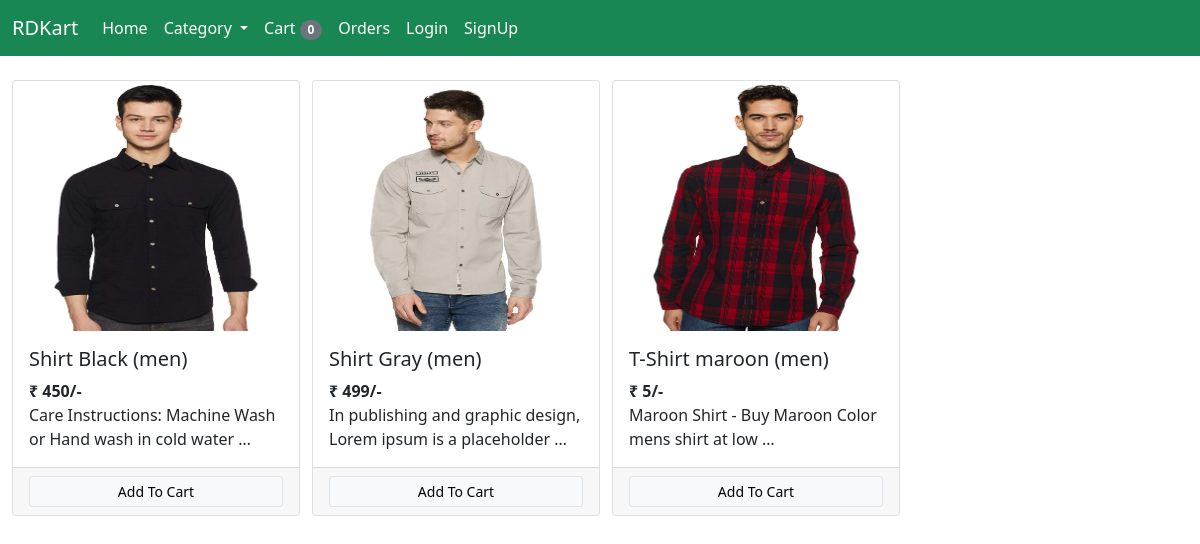
/?category=1, run on the app's committed database.
### store/models/product.py (models this page shows, shortened)
class Product(models.Model):
    name = models.CharField(max_length=50)
    price = models.IntegerField(default=0)
    category = models.ForeignKey(Category, on_delete=models.CASCADE)
    description = models.TextField(max_length=500,default='')
    qty = models.IntegerField(default=0)
    image = models.ImageField(upload_to='products/')
    @staticmethod
    def get_all_products_by_categoryid(category_id):
        if category_id:
            return Product.objects.filter(category=category_id)
        else:
            return Product.get_all_products()

### store/models/category.py (models this page shows)
class Category(models.Model):
    name = models.CharField(max_length=30)
    def __str__(self):
        return self.name

### store/views/home.py (the view, shortened to what this page needs)
# urls.py: path('', Index.as_view(), name='home'),
class Index(View):
    def get(self,request):
        cart = request.session.get('cart')
        if not cart:
            request.session['cart'] = {}
        products = ''
        cate = Category.objects.all()
        categoryID = request.GET.get('category')
        if categoryID:
            products = Product.get_all_products_by_categoryid(categoryID)
        else:
            products = Product.get_all_products()
        context = {'products': products, 'category': cate}
        print('get user : ', request.session.get('email'))
        return render(request,'index.html',context)

### store/templatetags/cart.py (called while the page is built)
@register.filter(name='is_in_cart')
def is_in_cart(product, cart):
    keys = cart.keys()
    for i in keys:
        if int(i) == product.id:
            return True
    return False

@register.filter(name='currency')
def currency(number):
    return '₹ ' + str(number)

### store/templates/index.html (shortened to what this page needs)
{% include 'base.html' %}
{% load cart %}
  {% block body %}
    <section class="container-fluid">
        <div class="row row-cols-1 row-cols-sm-4 gy-5">
                {% for product in products %}
                    <div class="col">
                        <div class="card" style="width: 18rem;" id="{{product.id}}">
                            <a class="text-center" href="#"><img src="{{product.image.url}}" class="card-img-top img-fluid" alt="..."></a>
                            <div class="card-body">
                                <h5 class="card-title">{{product.name}} ({{product.category}})</h5>
                                <b class="card-title">{{product.price|currency}}/-</b>
                                <p class="card-text">{{product.description|truncatewords:"10"}}</p>
                            </div>
                                <div class="card-footer row g-0">
                                    {% if product|is_in_cart:request.session.cart %}
                                        <div class="row g-0">
                                            <form action="/#{{product.id}}" method='POST' class='col-2'>
                                                {% csrf_token %}
                                                <input hidden type="text" value='{{product.id}}' name='product_name'>
                                                <input hidden type="text" value='remove' name='product_remove'>
                                                <input type="submit" value=" - " class=' btn btn-sm btn-secondary'>
                                            </form>
                                            <div class='text-center col'>{{product|cart_quantity:request.session.cart}} in cart</div>
                                            <form action="/#{{product.id}}" method='POST' class='col-2'>
                                                {% csrf_token %}
                                                <input hidden type="text" value='{{product.id}}' name='product_name'>
                                                <input type="submit" value=" + " class=' btn btn-sm btn-secondary'>
                                            </form>
                                        </div>
                                    {% else %}
                                        <form action="/#{{product.id}}" method='POST' class="btn-block">
                                            <input type='submit' value="Add To Cart" class="btn form-control btn-sm btn-light border">
                                        </form>
                                    {% endif %}
                                </div>
                        </div>
                    </div>
                {% endfor %}
        </div>
    </section>
  {% endblock body %}

### store/templates/base.html (style rules this page uses)
.card-img-top { height:250px; }

### data on the page
Product: {{ product.id }} 1 (drawn), image (picture), name "Shirt Black", category "men", price "₹ 450", description "Care Instructions: Machine Wash or Hand wash in cold water …"
Product: image (picture), name "Shirt Gray", category "men", price "₹ 499", description "In publishing and graphic design, Lorem ipsum is a placeholder …"
Product: image (picture), name "T-Shirt maroon", category "men", price "₹ 5", description "Maroon Shirt - Buy Maroon Color mens shirt at low …"

### other printed values
{{ request.session.cart.keys|length }} "0"
